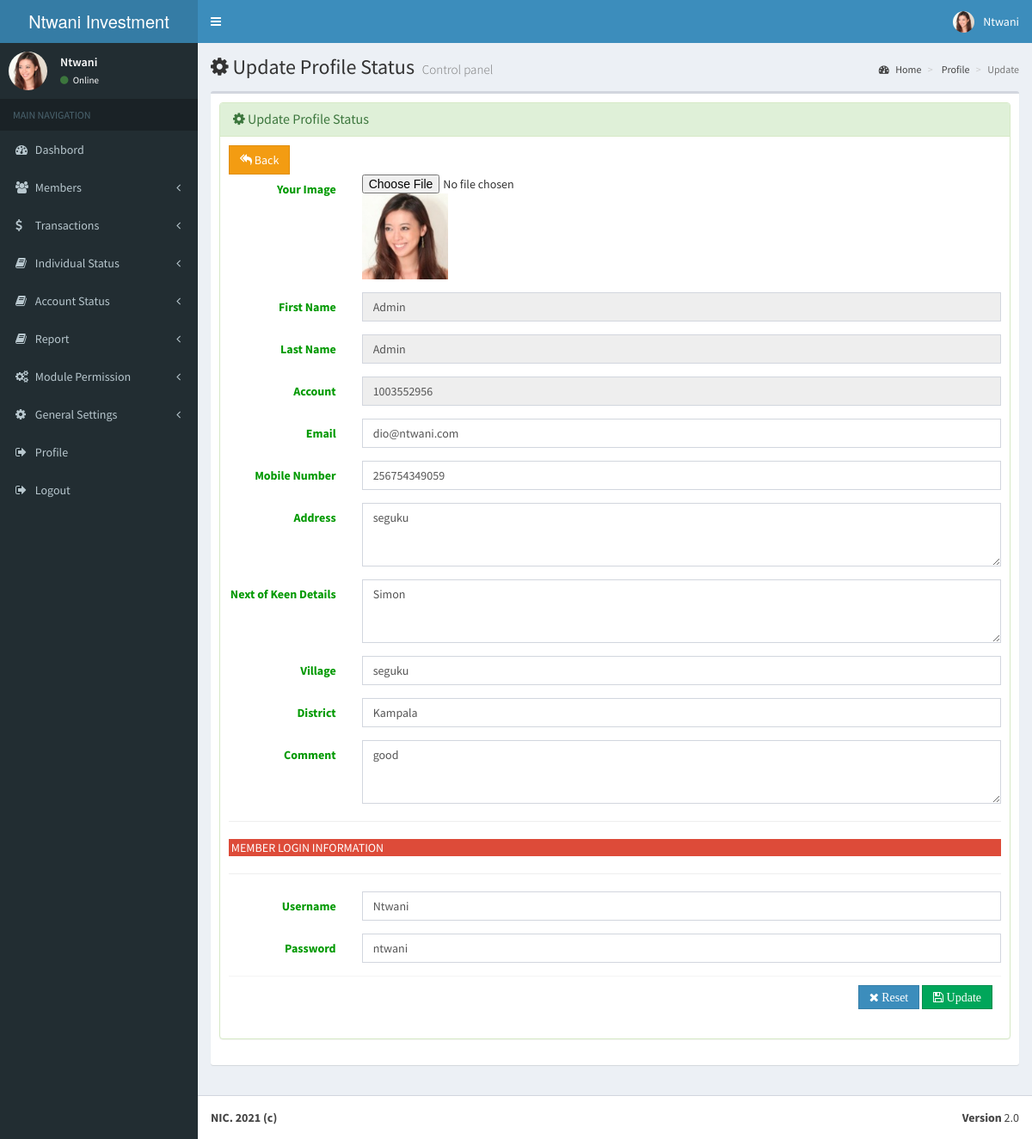
Page /application/profile.php?id=Loan=21319580 (signed in) on the committed database.
### tables this page shows
CREATE TABLE `systemset` (
  `sysid` int(11) NOT NULL,
  `title` varchar(200) NOT NULL,
  `name` varchar(200) NOT NULL,
  `footer` text NOT NULL,
  `abb` varchar(200) NOT NULL,
  `currency` text NOT NULL,
  `website` text NOT NULL,
  `mobile` text NOT NULL,
  `image` varchar(200) NOT NULL,
  `email` text NOT NULL,
  `stamp` varchar(350) NOT NULL
);

CREATE TABLE `user` (
  `userid` int(11) NOT NULL,
  `fname` varchar(200) NOT NULL,
  `lname` varchar(100) NOT NULL,
  `email` varchar(200) NOT NULL,
  `phone` varchar(200) NOT NULL,
  `account` int(100) NOT NULL,
  `addrs` text NOT NULL,
  `keen` text NOT NULL,
  `village` varchar(200) NOT NULL,
  `district` varchar(200) NOT NULL,
  `comment` varchar(200) NOT NULL,
  `username` varchar(200) NOT NULL,
  `password` varchar(200) NOT NULL,
  `id` varchar(200) NOT NULL,
  `image` text NOT NULL,
  `balance` int(100) NOT NULL,
  `date` date NOT NULL
);

### application/include/edit_profile_data.php (the view, shortened to what this page needs)
<div class="box">
	       <div class="box-body">
			<div class="panel panel-success">
            <div class="panel-heading">
            <h3 class="panel-title"><i class="fa fa-gear"></i>&nbsp;Update Profile Status</h3>
            </div>
             <div class="box-body">
<?php
$id = $_GET['id'];
$select = mysqli_query($link, "SELECT * FROM user WHERE id = '$id'") or die (mysqli_error($link));
while($rows = mysqli_fetch_array($select))
{
?>
       <form class="form-horizontal" method="post" enctype="multipart/form-data">
     <a href="dashboard.php?id=<?php echo $_SESSION['tid']; ?>&&mid=<?php echo base64_encode("401"); ?>"><button type="button" class="btn btn-flat btn-warning"><i class="fa fa-mail-reply-all"></i>&nbsp;Back</button> </a>
                <div class="form-group">
            <label for="" class="col-sm-2 control-label" style="color:#009900">Your Image</label>
      <div class="col-sm-10">
               <input type='file' name="image" onChange="readURL(this);" >
               <img id="blah"  src="../<?php echo $rows['image']; ?>" alt="Image Here" height="100" width="100"/>
      </div>
      </div>
      <div class="form-group">
                  <label for="" class="col-sm-2 control-label" style="color:#009900">First Name</label>
                  <div class="col-sm-10">
                  <input name="fname" type="text" class="form-control" value="<?php echo $rows['fname']; ?>" readonly="readonly">
                  </div>
                  </div>
          <div class="form-group">
                  <label for="" class="col-sm-2 control-label" style="color:#009900">Last Name</label>
                  <div class="col-sm-10">
                  <input name="lname" type="text" class="form-control" value="<?php echo $rows['lname']; ?>" required readonly="readonly">
                  </div>
                  </div>
          <div class="form-group">
                  <label for="" class="col-sm-2 control-label" style="color:#009900">Account</label>
                  <div class="col-sm-10">
                  <input name="account" type="text" class="form-control"  value="<?php echo $rows['account']; ?>" readonly="readonly">
                  </div>
                  </div>
    <div class="form-group">
                  <label for="" class="col-sm-2 control-label" style="color:#009900">Email</label>
                  <div class="col-sm-10">
                  <input type="email" name="email" type="text" class="form-control" value="<?php echo $rows['email']; ?>" >
                  </div>
                  </div>
    <div class="form-group">
                  <label for="" class="col-sm-2 control-label" style="color:#009900">Mobile Number</label>
                  <div class="col-sm-10">
                  <input name="phone" type="text" class="form-control" value="<?php echo $rows['phone']; ?>" >
                  </div>
                  </div>
     <div class="form-group">
                    <label for="" class="col-sm-2 control-label" style="color:#009900">Address </label>
                    <div class="col-sm-10"><textarea name="addrs"  class="form-control" rows="3" cols="80" ><?php echo $rows['addrs']; ?></textarea></div>
          </div>
      <div class="form-group">
                    <label for="" class="col-sm-2 control-label" style="color:#009900">Next of Keen Details</label>
                    <div class="col-sm-10" ><textarea name="keen"  class="form-control" rows="3" cols="80" ><?php echo $rows['keen']; ?></textarea></div>
            </div>
      <div class="form-group">
                  <label for="" class="col-sm-2 control-label" style="color:#009900">Village</label>
                  <div class="col-sm-10">
                  <input name="village" type="text" class="form-control" value="<?php echo $rows['village']; ?>" >
                  </div>
                  </div>
    <div class="form-group">
                  <label for="" class="col-sm-2 control-label" style="color:#009900">District</label>
                  <div class="col-sm-10">
                   <input name="district" type="text" class="form-control" value="<?php echo $rows['district']; ?>" >
                   </div>
                           </div>
        <div class="form-group">
                    <label for="" class="col-sm-2 control-label" style="color:#009900">Comment</label>
                    <div class="col-sm-10" ><textarea name="comment"  class="form-control" rows="3" cols="80" ><?php echo $rows['comment']; ?></textarea></div>
            </div>
<hr>
<div class="alert-danger">&nbsp;MEMBER LOGIN INFORMATION</div>
<hr>
           <div class="form-group">
                  <label for="" class="col-sm-2 control-label" style="color:#009900">Username</label>
                  <div class="col-sm-10">
                  <input name="username" type="text" class="form-control" value="<?php echo $rows['username']; ?>" required>
                  </div>
                  </div>
           <div class="form-group">
                  <label for="" class="col-sm-2 control-label" style="color:#009900">Password</label>
                  <div class="col-sm-10">
                  <input name="password" type="text" class="form-control" value="<?php echo base64_decode($rows['password']); ?>" required>
                  </div>
                  </div>
                   <div align="right">
              <div class="box-footer">
                        <button type="reset" class="btn btn-primary btn-flat"><i class="fa fa-times">&nbsp;Reset</i></button>
                        <button name="submit" type="submit" class="btn btn-success btn-flat"><i class="fa fa-save">&nbsp;Update</i></button>
              </div>
        </div>
       </form>
<?php } ?>
</div>
</div>
</div>
</div>

### application/include/top_bar.php (shortened to what this page needs)
<header class="main-header"><meta http-equiv="Content-Type" content="text/html; charset=utf-8">
  <a href="application/index.php" class="logo">
     <span class="logo-lg"><?php echo $row ['name'];?></span>
   </a>
   <nav class="navbar navbar-static-top">
     <a href="#" class="sidebar-toggle" data-toggle="offcanvas" role="button">
     </a>
     <div class="navbar-custom-menu">
       <ul class="nav navbar-nav">
           </ul>
         <li class="dropdown user user-menu">
           <a href="#" class="dropdown-toggle" data-toggle="dropdown">
		<?php
		$id = $_SESSION['ln'];
		$call = mysqli_query($link, "SELECT * FROM user WHERE lname = '$id'");
		if(mysqli_num_rows($call) == 0)
		{
		echo "<script>alert('Data Not Found!'); </script>";
		}
		else
		{
		while($row = mysqli_fetch_assoc($call))
		{
		?>
             <img src="../<?php echo $row['image'];?>" class="user-image" alt="User Image">
         <span class="hidden-xs"><?php echo $row ['username'] ;?></span>
           </a>
				<?php }}?>
         </li>
     </div>
   </nav>
 </header>

### application/include/side_bar.php (shortened to what this page needs)
<aside class="main-sidebar">
    <section class="sidebar">
      <div class="user-panel">
        <div class="pull-left image">
		<?php
			$id = $_SESSION['ln'];
			$call = mysqli_query($link, "SELECT * FROM user WHERE lname = '$id'");
			if(mysqli_num_rows($call) == 0)
			{
			echo "<script>alert('Data Not Found!'); </script>";
			}
			else
			{
			while($row = mysqli_fetch_assoc($call))
			{
			?>
          <img src="../<?php echo $row['image'];?>" class="img-circle" alt="User Image">
        </div>
        <div class="pull-left info">
          <p><?php echo $row ['username'] ;?></p>
          <a href="#"><i class="fa fa-circle text-success"></i> Online </a>
		  <?php }}?>
        </div>
      </div>
      <ul class="sidebar-menu">
        <li class="header">MAIN NAVIGATION</li>
		<li><a href="dashboard.php?id=<?php echo $_SESSION['tid']; ?>"><i class="fa fa-dashboard"></i> <span>Dashbord</span></a></li>
<?php
$check = mysqli_query($link, "SELECT * FROM emp_permission WHERE tid = '".$_SESSION['tid']."' AND module_name = 'Members'") or die ("Error" . mysqli_error($link));
$get_check = mysqli_fetch_array($check);
$pcreate = $get_check['pcreate'];
?>
<?php if ($pcreate == 1) { ?>
		<?php echo ($pcreate == 1) ? '<li class="treeview"><a href="#"><i class="fa fa-users"></i> <span>Members</span><span class="pull-right-container"><i class="fa fa-angle-left pull-right"></i></span></a><ul class="treeview-menu">' : ''; ?>
        <?php echo ($pcreate == 1) ? '</ul></li>' : ''; ?>
<?php } else {
  echo " ";
}?>
<?php
$check = mysqli_query($link, "SELECT * FROM emp_permission WHERE tid = '".$_SESSION['tid']."' AND module_name = 'Transactions'") or die ("Error" . mysqli_error($link));
$get_check = mysqli_fetch_array($check);
$pcreate = $get_check['pcreate'];
?>
<?php if ($pcreate == 1) { ?>
    <?php echo ($pcreate == 1) ? '<li class="treeview"><a href="#"><i class="fa fa-dollar"></i> <span>Transactions</span><span class="pull-right-container"><i class="fa fa-angle-left pull-right"></i></span></a><ul class="treeview-menu">' : ''; ?>
        <?php echo ($pcreate == 1) ? '</ul></li>' : ''; ?>
<?php  } ?>
<?php
$check = mysqli_query($link, "SELECT * FROM emp_permission WHERE tid = '".$_SESSION['tid']."' AND module_name = 'Account Status'") or die ("Error" . mysqli_error($link));
$get_check = mysqli_fetch_array($check);
$pcreate = $get_check['pcreate'];
?>
    <?php echo ($pcreate == 1) ? '<li class="treeview"><a href="mydpst.php?id='.$_SESSION['tid'].'&&mid='.base64_encode("404").'"><i class="fa fa-book"></i> <span>Individual Status</span><span class="pull-right-container"><i class="fa fa-angle-left pull-right"></i></span></a><ul>' : ''; ?>
	  <?php echo ($pcreate == 1) ? '</ul></li>' : ''; ?>
<?php
$check = mysqli_query($link, "SELECT * FROM emp_permission WHERE tid = '".$_SESSION['tid']."' AND module_name = 'Account Status'") or die ("Error" . mysqli_error($link));
$get_check = mysqli_fetch_array($check);
$pcreate = $get_check['pcreate'];
	?>
<?php if ($pcreate == 1) { ?>
    <?php echo ($pcreate == 1) ? '<li class="treeview"><a href="#"><i class="fa fa-book"></i> <span>Account Status</span><span class="pull-right-container"><i class="fa fa-angle-left pull-right"></i></span></a><ul class="treeview-menu">' : ''; ?>
    <?php echo ($pcreate == 1) ? '</ul></li>' : ''; ?>
<?php  } ?>
<?php
$check = mysqli_query($link, "SELECT * FROM emp_permission WHERE tid = '".$_SESSION['tid']."' AND module_name = 'Account Status'") or die ("Error" . mysqli_error($link));
$get_check = mysqli_fetch_array($check);
$pcreate = $get_check['pcreate'];
?>
    <?php echo ($pcreate == 1) ? '<li class="treeview"><a href="#"><i class="fa fa-book"></i> <span>Report</span><span class="pull-right-container"><i class="fa fa-angle-left pull-right"></i></span></a><ul class="treeview-menu">' : ''; ?>
    <?php echo ($pcreate == 1) ? '</ul></li>' : ''; ?>
<?php
$check = mysqli_query($link, "SELECT * FROM emp_permission WHERE tid = '".$_SESSION['tid']."' AND module_name = 'Module Permission'") or die ("Error" . mysqli_error($link));
$get_check = mysqli_fetch_array($check);
$pcreate = $get_check['pcreate'];
?>
		<?php echo ($pcreate == 1) ? '<li class="treeview"><a href="#"><i class="fa fa-cogs"></i> <span>Module Permission</span><span class="pull-right-container"><i class="fa fa-angle-left pull-right"></i></span></a><ul class="treeview-menu">' : ''; ?>
        <?php echo ($pcreate == 1) ? '</ul></li>' : ''; ?>
<?php
$check = mysqli_query($link, "SELECT * FROM emp_permission WHERE tid = '".$_SESSION['tid']."' AND module_name = 'General Settings'") or die ("Error" . mysqli_error($link));
$get_check = mysqli_fetch_array($check);
$pcreate = $get_check['pcreate'];
?>
		<?php echo ($pcreate == 1) ? '<li class="treeview"><a href="#"><i class="fa fa-gear"></i> <span>General Settings</span><span class="pull-right-container"><i class="fa fa-angle-left pull-right"></i></span></a><ul class="treeview-menu">' : ''; ?>
        <?php echo ($pcreate == 1) ? '</ul></li>' : ''; ?>
  <li>
          <a href="profile.php?id=<?php echo $_SESSION['tid']; ?>">
            <i class="fa fa-sign-out"></i> <span>Profile</span>
          </a>
        </li>
		<li>
          <a href="../logout.php">
            <i class="fa fa-sign-out"></i> <span>Logout</span>
          </a>
        </li>
    </section>
  </aside>

### application/include/footer.php (shortened to what this page needs)
  <footer class="main-footer">
    <div class="pull-right hidden-xs">
      <b>Version</b> 2.0
    </div>
	<?php $sql = "SELECT footer FROM systemset";
		$result = mysqli_query($link,$sql);
  		if(!$result)
  		{
		echo '
		<div class="alert alert-error">
		<button type="button" class="close" data-dismiss="alert">×</button>
		<strong>Warning!</strong> Unable to select! check database con.
		</div>';
		}
		else
		{
while ($row=mysqli_fetch_array($result))
		{
?>
    <strong> <?php echo $row ['footer'];?>   </strong>
	<?php }}?>
  </footer>
</div>
</body>
</html>

### rows in the picture
systemset: name "Ntwani Investment…", footer "NIC. 2021 (c)"
user: image (picture), username "Ntwani", fname "Admin", lname "Admin", account "1003552956", email "dio@ntwani.com", phone "256754349059", addrs "seguku", keen "Simon", village "seguku", district "Kampala", comment "good", password "ntwani"
